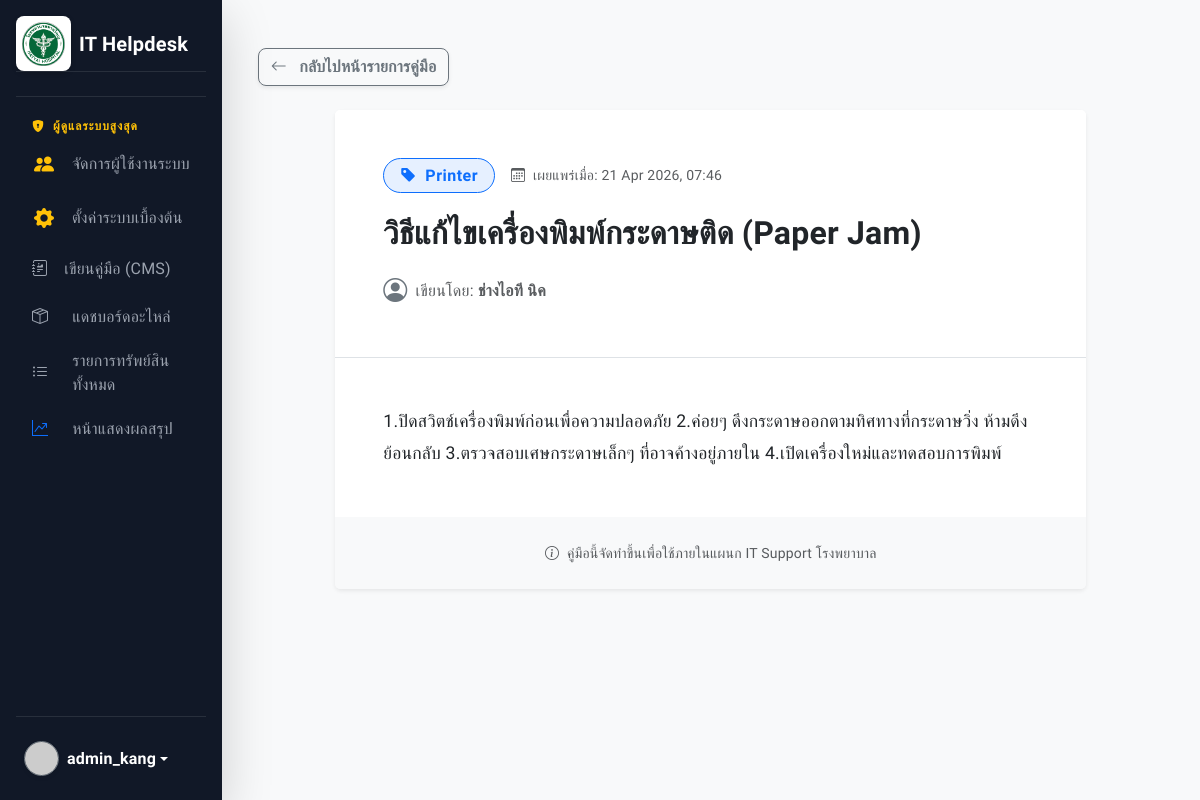
The page /modules/knowledge_base/view_article.php?id=2 (signed in) on the database its author committed.
### tables this page shows
CREATE TABLE `knowledge_articles` (
  `article_id` int(11) NOT NULL,
  `title` varchar(255) NOT NULL,
  `content` text NOT NULL,
  `category` varchar(100) NOT NULL,
  `author_id` int(11) NOT NULL,
  `views` int(11) DEFAULT 0,
  `created_at` timestamp NOT NULL DEFAULT current_timestamp()
);

CREATE TABLE `users` (
  `user_id` int(11) NOT NULL,
  `username` varchar(50) NOT NULL,
  `password` varchar(255) NOT NULL,
  `full_name` varchar(100) NOT NULL,
  `dept_id` int(11) DEFAULT NULL,
  `role` enum('staff','it','admin') DEFAULT 'staff',
  `created_at` timestamp NOT NULL DEFAULT current_timestamp()
);

### modules/knowledge_base/view_article.php (the view, shortened to what this page needs)
<?php
$db = new Database();
$conn = $db->connect();
$article_id = $_GET['id'];
$stmt = $conn->prepare("
    SELECT k.*, u.full_name as author_name
    FROM knowledge_articles k
    LEFT JOIN users u ON k.author_id = u.user_id
    WHERE k.article_id = ?
");
$stmt->execute([$article_id]);
$article = $stmt->fetch();
require_once '../../includes/header.php';
require_once '../../includes/sidebar.php';
?>
<div class="container-fluid py-4">
    <div class="mb-4">
        <a href="javascript:history.back()" class="btn btn-outline-secondary shadow-sm fw-bold">
            <i class="bi bi-arrow-left me-2"></i> กลับไปหน้ารายการคู่มือ
        </a>
    </div>
    <div class="row justify-content-center">
        <div class="col-lg-10">
            <div class="card border-0 shadow-sm">
                <div class="card-header bg-white border-bottom p-4 p-md-5">
                    <div class="d-flex align-items-center mb-3">
                        <span class="badge bg-primary bg-opacity-10 text-primary border border-primary px-3 py-2 rounded-pill fs-6 me-3">
                            <i class="bi bi-tag-fill me-1"></i> <?php echo htmlspecialchars($article['category']); ?>
                        </span>
                        <span class="text-muted small">
                            <i class="bi bi-calendar3 me-1"></i> เผยแพร่เมื่อ: <?php echo date('d M Y, H:i', strtotime($article['created_at'])); ?>
                        </span>
                    </div>
                    <h2 class="fw-bold text-dark lh-base mb-3"><?php echo htmlspecialchars($article['title']); ?></h2>
                    <div class="d-flex align-items-center text-muted">
                        <i class="bi bi-person-circle fs-4 me-2 text-secondary"></i>
                        <span>เขียนโดย: <strong><?php echo htmlspecialchars($article['author_name'] ?? 'ผู้ดูแลระบบ'); ?></strong></span>
                    </div>
                </div>
                <div class="card-body p-4 p-md-5" style="font-size: 1.1rem; line-height: 1.8;">
                    <?php
                        echo $article['content'];
                    ?>
                </div>
                <div class="card-footer bg-light p-4 text-center text-muted border-top-0">
                    <small><i class="bi bi-info-circle me-1"></i> คู่มือนี้จัดทำขึ้นเพื่อใช้ภายในแผนก IT Support โรงพยาบาล</small>
                </div>
            </div>
        </div>
    </div>
</div>
<?php require_once '../../includes/footer.php'; ?>

### assets/css/style.css (style rules this page uses)
:root { --primary-color: #4361ee; --secondary-color: #3f37c9; --success-color: #4cc9f0; --danger-color: #f72585; --bg-color: #f8f9fa; --sidebar-bg: #111827; --sidebar-hover: #1f2937; --text-main: #334155; --card-shadow: 0 10px 15px -3px rgba(0, 0, 0, 0.05), 0 4px 6px -2px rgba(0, 0, 0, 0.025); }
body { font-family: 'Sarabun', sans-serif; background-color: var(--bg-color); color: var(--text-main); letter-spacing: 0.2px; }
.btn { border-radius: 8px; font-weight: 500; transition: all 0.2s ease; }
.badge { padding: 0.5em 0.8em; font-weight: 600; border-radius: 6px; letter-spacing: 0.5px; }

### includes/header.php (style rules this page uses)
html, body { height: 100%; }

### rows shown on the page
knowledge_articles: category "Printer", created_at "21 Apr 2026, 07:46", title "วิธีแก้ไขเครื่องพิมพ์กระดาษติด (Paper Jam)", author.full_name "ช่างไอที นิค", content "1.ปิดสวิตช์เครื่องพิมพ์ก่อนเพื่อความปลอดภัย 2.ค่อยๆ ดึงกระดาษออกตามทิศทางที่กระดาษวิ่ง ห้ามดึงย้อนกลับ 3.ตรวจสอบเศษกระดาษเล็กๆ ที่อาจค้างอยู่ภายใน 4.เปิดเครื่องใหม่และทดสอบการพิมพ์"

### other values the page prints
$_SESSION['username'] "admin_kang"
